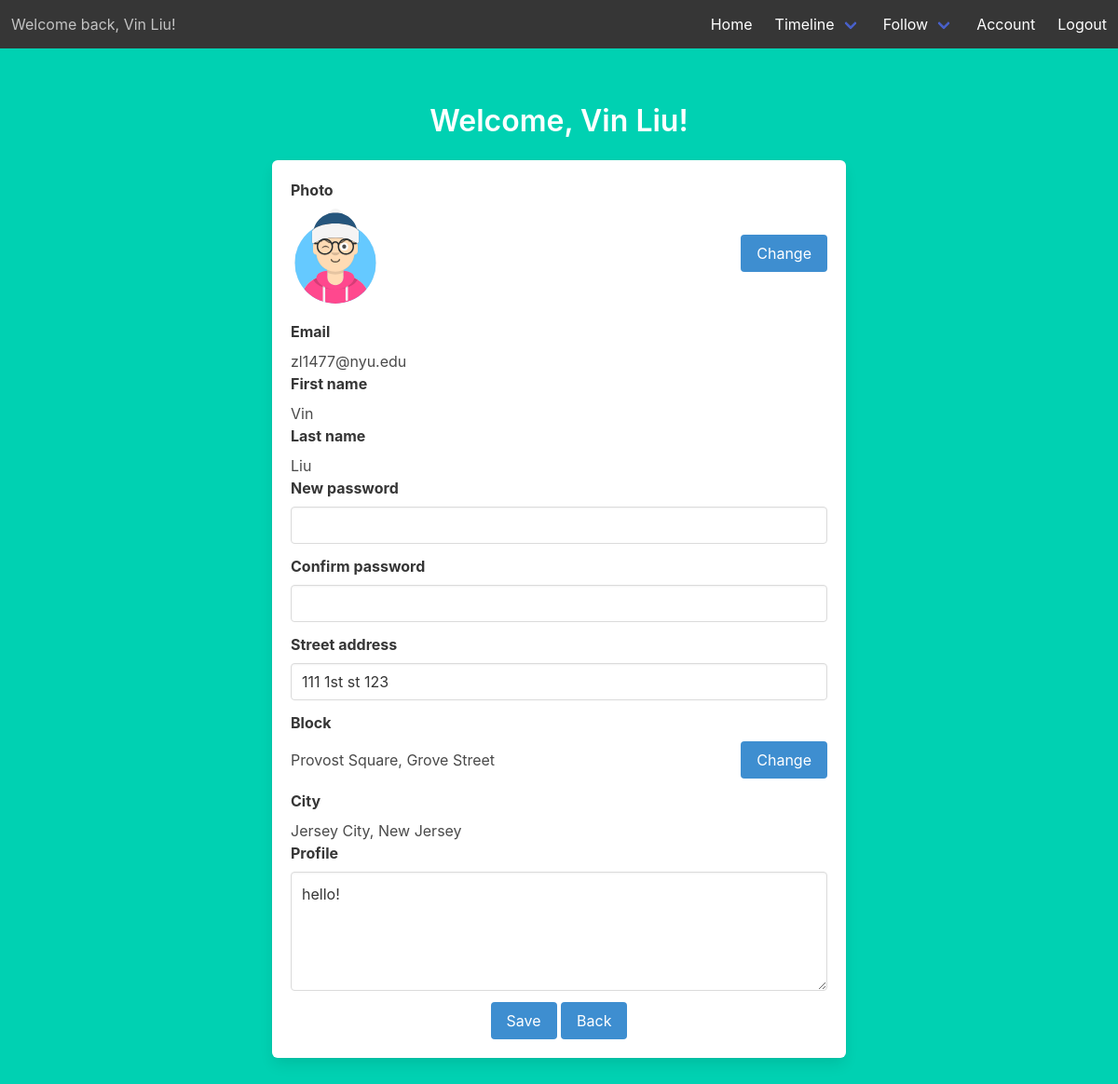
The page /account (signed in) on the database its author committed.
### models.py (models this page shows)
class Users(UserMixin, db.Model):
    __tablename__ = 'Users'
    id = db.Column(db.Integer, primary_key=True)
    email = db.Column(db.String(45), unique=True, nullable=False)
    pword = db.Column(db.String(45), nullable=False)
    fname = db.Column(db.String(45), nullable=False)
    lname = db.Column(db.String(45), nullable=False)
    street_addr = db.Column(db.String(45), nullable=False)
    cid = db.Column(db.Integer, db.ForeignKey('City.id'), nullable=False)
    uprofile = db.Column(db.Text)
    photo = db.Column(db.Text)
    last_logout_timestamp = db.Column(db.DateTime, default=datetime.now().replace(microsecond=0))

class City(db.Model):
    __tablename__ = 'City'
    id = db.Column(db.Integer, primary_key=True)
    cname = db.Column(db.String(45), nullable=False)
    cstate = db.Column(db.String(45), nullable=False)

### account.py (the view)
@acc.route('/account')
@login_required
def account():
    city = City.query.filter_by(id=current_user.cid).first()
    if Membership.query.filter_by(uid=current_user.id).first():
        block_name = Blocks.query.filter_by(
            id=(Membership.query.filter_by(uid=current_user.id).first().bid)).first().bname
        hood_name = Hood.query.filter_by(id=(Location.query.filter_by(bid=(Blocks.query.filter_by(id=(Membership.query.filter_by(
            uid=current_user.id).first().bid)).first().id), cid=current_user.cid).first().hid)).first().hname
        return render_template('account.html', user=current_user, city=city, block='%s, %s' % (block_name, hood_name))
    else:
        return render_template('account.html', user=current_user, city=city, block='You haven\'t joined any block.')

### templates/account.html (shortened to what this page needs)
{% extends "base.html" %}
{% block content %}
<div class="column is-8 is-offset-2
">
    <h1 class="title">
        Welcome, {{ user.fname }} {{ user.lname }}!
    </h1>
    <div class="box">
        <form method="POST" action="/account">
            <label class="label has-text-left">Photo</label>
            <div class="level">
            <figure class="image is-96x96 is-level-left">
                <img class="is-rounded" src={{ user.photo }}/>
            </figure>
            <div class="control is-level-right">
                <a class="button is-info is-right" href="">Change</a>
            </div>
        </div>
            <label class="label has-text-left">Email</label>
            <p class="has-text-left">{{ user.email }}</p>
            <label class="label has-text-left">First name</label>
            <p class="has-text-left">{{ user.fname }}</p>
            <label class="label has-text-left">Last name</label>
            <p class="has-text-left">{{ user.lname }}</p>
            <div class="field">
                <label class="label has-text-left">New password</label>
                <div class="control">
                    <input class="input" type="password" name="new-password" autofocus="">
                </div>
            </div>
            <div class="field">
                <label class="label has-text-left">Confirm password</label>
                <div class="control">
                    <input class="input" type="password" name="confirm-password" autofocus="">
                </div>
            </div>
            <div class="field">
                <label class="label has-text-left">Street address</label>
                <div class="control">
                    <input class="input" type="txt" name="street-address" value='{{ user.street_addr }}' autofocus="">
                </div>
            </div>
            <label class="label level-left">Block</label>
            <div class="field level">
                <p class="has-text-left">{{ block }}</p>
                <div class="control">
                    <a class="button is-info" href="{{ url_for('location.blocks') }}">Change</a>
                </div>
            </div>
            <label class="label has-text-left">City</label>
            <p class="has-text-left">{{ city.cname }}, {{ city.cstate }}</p>
            <div class="field">
                <label class="label has-text-left">Profile</label>
                <div class="control">
                    <textarea class="textarea" name="profile"
                        autofocus="">{% if user.uprofile %}{{ user.uprofile }}{% endif %}</textarea>
                </div>
            </div>
            <button class="button is-info">Save</button>
            <a class="button is-info" href="{{ url_for('main.index') }}">Back</a>
        </form>
    </div>
</div>
{% endblock %}

### templates/base.html (shortened to what this page needs)
<!DOCTYPE html>
<html>
<head>
    <link rel="stylesheet" href="https://cdnjs.cloudflare.com/ajax/libs/bulma/0.7.2/css/bulma.min.css" />
</head>
<body>
    <section class="hero is-primary is-fullheight">
        <div class="hero-head">
            <nav class="navbar has-background-dark" role="navigation" aria-label="main navigation">
                {% if current_user.is_authenticated %}
                <div class="navbar-start">
                    <p class="navbar-item">
                        Welcome back, {{ current_user.fname }} {{ current_user.lname }}!
                    </p>
                </div>
                {% endif %}
                <div id="navbarMenuHeroA" class="navbar-menu ">
                    <div class="navbar-end">
                        <a href="{{ url_for('main.index') }}" class="navbar-item">
                            Home
                        </a>
                        {% if current_user.is_authenticated %}
                        <div class="navbar-item has-dropdown is-hoverable has-text-white has-background-dark">
                            <a class="navbar-link has-background-dark">
                                Timeline
                            </a>
                        </div>
                        {% endif %}
                        {% if current_user.is_authenticated %}
                        <div class="navbar-item has-dropdown is-hoverable has-text-white has-background-dark">
                            <a class="navbar-link has-background-dark">
                                Follow
                            </a>
                        </div>
                        {% endif %}
                        {% if current_user.is_authenticated %}
                        <a href="{{ url_for('acc.account') }}" class="navbar-item">
                            Account
                        </a>
                        {% endif %}
                        {% if current_user.is_authenticated %}
                        <a href="{{ url_for('auth.logout') }}" class="navbar-item">
                            Logout
                        </a>
                        {% endif %}
                    </div>
                </div>
            </nav>
        </div>
        <div class="hero-body">
            <div class="container has-text-centered">
                {% block content %}
                {% endblock %}
            </div>
        </div>
    </section>
</body>
</html>

### rows shown on the page
Users: fname "Vin", lname "Liu", photo (picture), email "zl1477@nyu.edu", street-address "111 1st st 123", profile "hello!"
City: cname "Jersey City", cstate "New Jersey"

### other values the page prints
{{ block }} "Provost Square, Grove Street"
